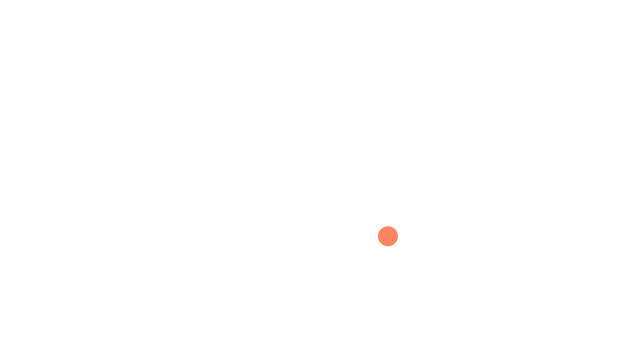
Frame 1 (no input)
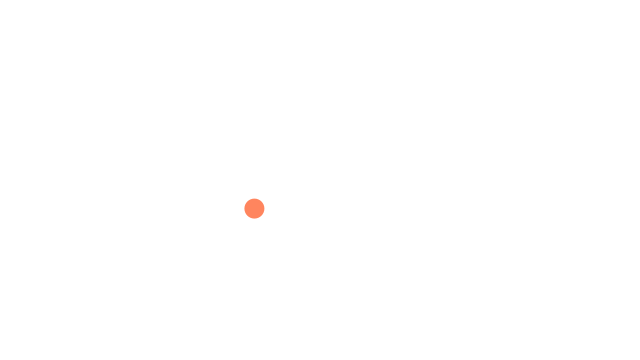
Frame 60 (the mouse pressed at the canvas centre just before this capture)
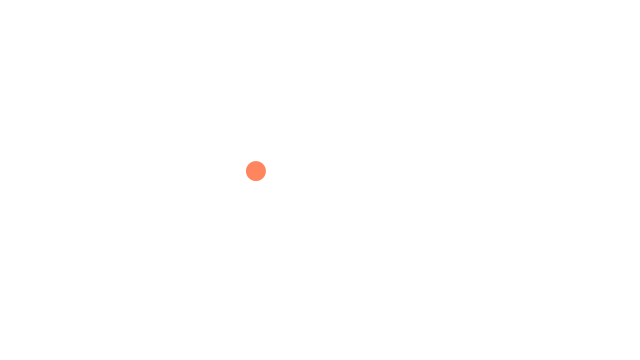
Frame 120 (the mouse held since frame 60 and released just before this capture)

The Processing sketch that drew these frames (run headless with seeded random() and noise(); from frame 60 on, the mouse is pressed at the canvas centre):

// Processing sketch: noiseWalker
// ── noiseWalker.pde
Walker w;

void setup() {
  size(640,360);
  w = new Walker();
  background(255);
}

void draw() {
  w.Step();
  w.Display();
}

class Walker {
  float x, y;
  float tx, ty;
  
  Walker() {
     tx = 0;
     ty = 10000;
  }
  
  void Step() {
    x = map(noise(tx), 0, 1, 0, width);
    y = map(noise(ty), 0, 1, 0, height);
    
    if (x < 0)
    {
      x = 0;
    } 
    else if (x > width)
    {
      x = width;
    }
    
    if (y < 0)
    {
      y = 0;
    }
    else if (y > height)
    {
      y = height;
    }
    
    tx += 0.01;
    ty += 0.01;
  }
  
  void Display() {
    background(255);
    noStroke();
    fill(255,100,50,200);
    ellipse(x,y,20,20);
  }
  
}
